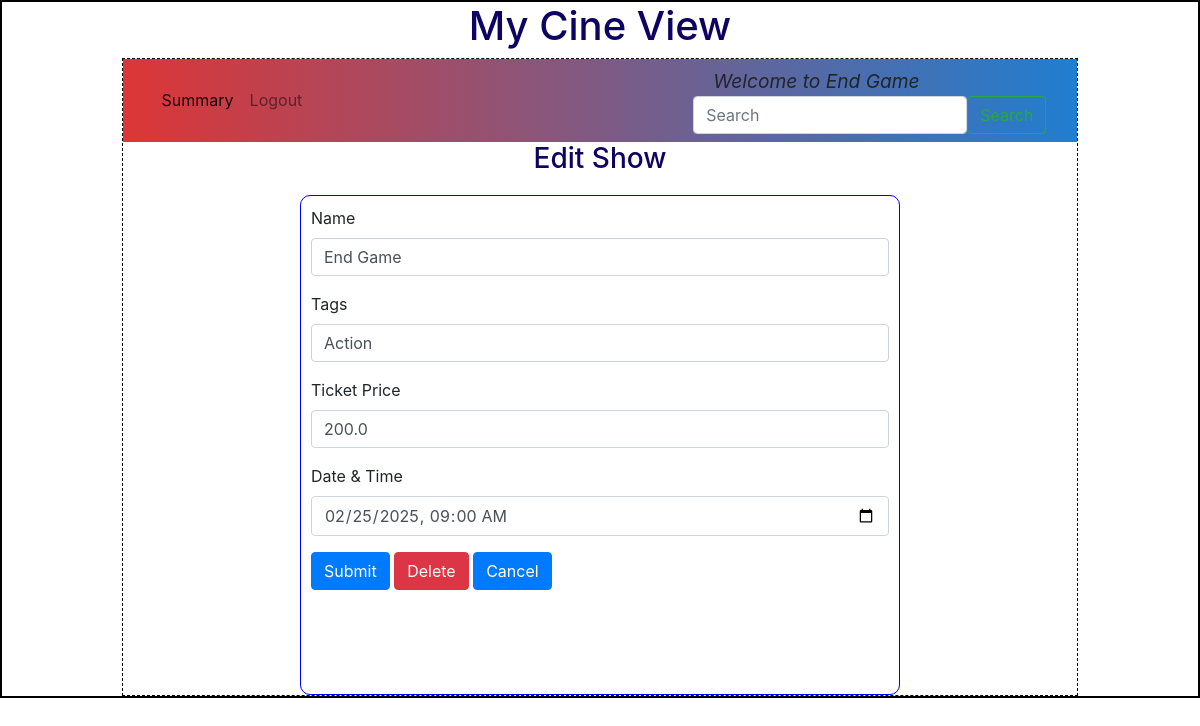
Screenshot of /edit_show/1/End Game with the database file from the repository.
### backend/models.py (models this page shows)
class Show(db.Model):
    __tablename__="show"
    id=db.Column(db.Integer,primary_key=True)
    name=db.Column(db.String,nullable=False)
    tags=db.Column(db.String,nullable=False)
    rating=db.Column(db.Integer,default=0)
    tkt_price=db.Column(db.Float,default=0.0)
    date_time=db.Column(db.DateTime,nullable=False)
    theatre_id=db.Column(db.Integer, db.ForeignKey("theatre.id"),nullable=False)
    tickets=db.relationship("Ticket",cascade="all,delete",backref="show",lazy=True) # Shows can access Its tickets

### backend/controllers.py (the view, shortened to what this page needs)
@app.route("/edit_show/<id>/<name>",methods=["GET","POST"])
def edit_show(id,name):
    s=get_show(id)
    return render_template("edit_show.html",show=s,name=name)

### backend/controllers.py (called while the page is built)
def get_show(id):
    show=Show.query.filter_by(id=id).first()
    return show

### templates/edit_show.html
{%extends "admin_layout.html"%}
{%block content%}
        {%if show%}
            <div class="center"><h3>Edit Show</h3></div>
            <form action="/edit_show/{{show.id}}/{{name}}" method="POST">
            <div class="input_form">
                <div class="mb-3">
                    <label for="name" class="form-label">Name</label>
                    <input type="text" class="form-control" name="name" id="name" value="{{show.name}}">
                </div>
                <div class="mb-3">
                    <label for="tags" class="form-label">Tags</label>
                    <input type="text" class="form-control" name="tags" id="tags" value="{{show.tags}}">
                </div>
                <div class="mb-3">
                    <label for="tkt_price" class="form-label">Ticket Price</label>
                    <input type="number" class="form-control" name="tkt_price" id="tkt_price" value="{{show.tkt_price}}">
                </div>
                <div class="mb-3">
                    <label for="dt_time" class="form-label">Date & Time</label>
                    <input type="datetime-local" class="form-control" name="dt_time" id="dt_time" value="{{show.date_time}}">
                </div>
                <div class="mb-3">
                    <button type="submit" text-align="center" class="btn btn-primary">Submit</button>
                    <a href ="/delete_show/{{show.id}}/{{name}}" type="button" class="btn btn-danger">Delete</a>
                    <a href ="/admin/{{name}}" type="button" class="btn btn-primary">Cancel</a>
                </div>
            </div>
            </form>
        {%endif%}
{%endblock%}

### templates/admin_layout.html (shortened to what this page needs)
<!DOCTYPE html>
<html lang="en">
    <head>
        <link rel="stylesheet" href="/static/styles/main.css">
        <link rel="stylesheet" href="https://cdn.jsdelivr.net/npm/bootstrap@4.0.0/dist/css/bootstrap.min.css">
    </head>
    <body>
        <div class="my_container">
            <div class="center"><h1>My Cine View</h1></div>
            <div class="my_panel">
                <nav class="navbar navbar-expand-lg navbar-light" style="background-image: linear-gradient(to right, rgb(221, 54, 54),rgb(32, 126, 209));">
                    <div class="container-fluid">
                        <div class="collapse navbar-collapse d-flex justify-content-between" id="navbarText">
                            <ul class="navbar-nav mb-2 mb-lg-0">
                                <li class="nav-item">
                                    <a class="nav-link active" aria-current="page" href="/admin_summary">Summary</a>
                                </li>
                                <li class="nav-item">
                                    <a class="nav-link" href="/login">Logout</a>
                                </li>
                            </ul>
                        </div>
                        <div>
                            <span class="nav_bar">
                                Welcome to {{name}}
                            </span>
                            <form class="d-flex" role="search" method="POST" action="/search/{{name}}">
                                <input class="form-control me-2" type="search" placeholder="Search" aria-label="Search" name="search_txt" id="search_txt">
                                <button class="btn btn-outline-success" type="submit">Search</button>
                            </form>
                        </div>
                    </div>
                </nav>
                {%block content%}{%endblock%}
            </div>
        </div>
    </body>
</html>

### static/styles/main.css (style rules this page uses)
* { margin:0px; }
.my_container { border: 2px solid black }
.my_panel { width: 80%; margin: auto; height: auto; border: 1px dashed black; }
.input_form { border: 1px solid blue; width: 600px; height: 500px; margin: auto; margin-top: 20px; padding: 10px; border-radius: 10px; font-size: 16px; text-align: justyfy; }
.center { text-align: center; margin: auto; color: rgb(13, 3, 98); }
.nav_bar { font-size:larger; margin-left: 20px; font-style: italic; font-style: oblique; }

### rows the page displays
Show: name "End Game", tags "Action", tkt_price "200.0", dt_time "02/25/2025 09:00"
